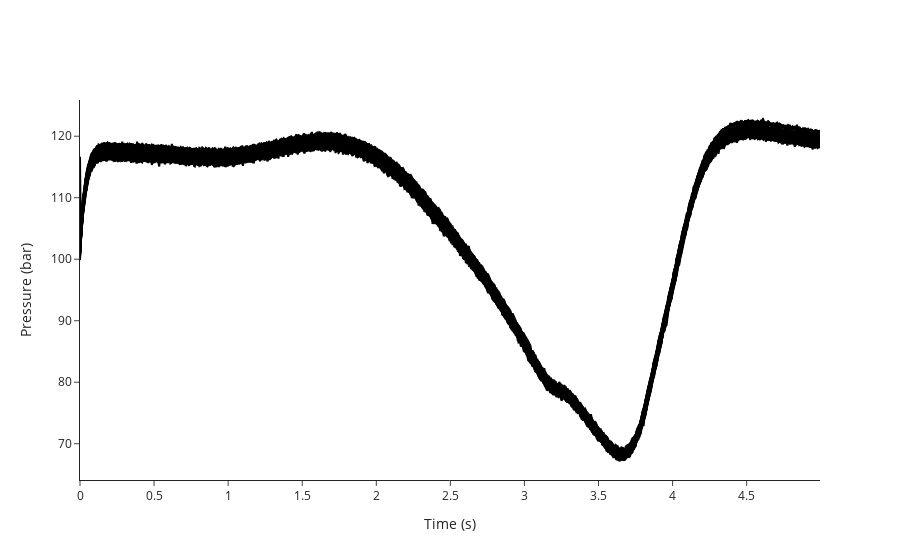

The notebook cell saved with this chart:
### Code cell
fig_train=ana.plot_pressure_curves(indices = train_indices)
fig_train.update_layout(showlegend=False)
for trace in fig_train.data:
    trace.line.color = "black"
fig_train.write_image("dev/figures/fig_train.png", width=1100, height= 350, scale = 3)
fig_train.show()
